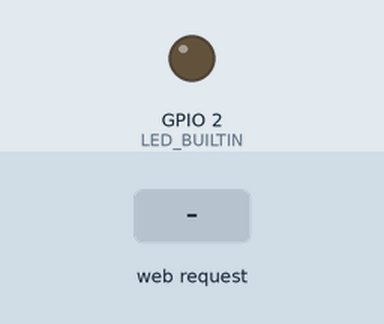
Simulated run of this sketch. Board: ESP8266 (NodeMCU). Shown: output pins drawn as LEDs (lit = HIGH, except the on-board LED, lit = LOW). Dashed ring = blinking. The inputs (shaded band) are chosen by the test bench. What the sketch prints to the serial monitor is not drawn.

Above: at 1.3 s.
1.4 s: HTTP request GET /fast received
At 4.3 s:
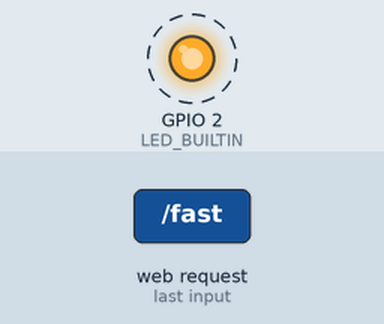
4.4 s: HTTP request GET /on received
At 4.9 s:
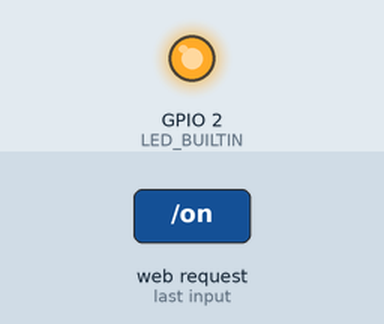
5.9 s: HTTP request GET /off received
At 6.9 s:
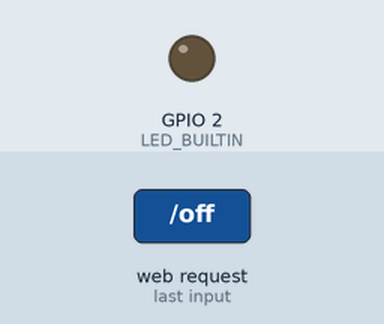
Timing chart, 0 to 8.9 s (numbered marks = the images above; inputs shaded):
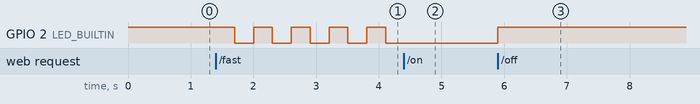

The sketch:

esp8266-wifi-blink.ino
```cpp
#include <ESP8266WiFi.h>
#include <ESP8266WebServer.h>

#define WIFI_SSID "Leo_Smart_IoT"
#define WIFI_PASSWORD "12345678"

bool ledOn = false;
bool blinkOn = false;
uint32_t blinkInterval;
uint32_t blinkTimer;

ESP8266WebServer server(80);

void setup() {
  pinMode(LED_BUILTIN, OUTPUT);
  digitalWrite(LED_BUILTIN, HIGH);

  WiFi.softAP(WIFI_SSID, WIFI_PASSWORD);
  server.on("/", onConnect);
  server.on("/on", turnOn);
  server.on("/off", turnOff);
  server.on("/slow", blinkSlow);
  server.on("/fast", blinkFast);
  server.begin();
  delay(100);

  Serial.begin(115200);
  Serial.println("");
  Serial.println("===================");
  Serial.println("HTTP Server started");
  Serial.print("Please visit: http://");
  Serial.print(WiFi.softAPIP());
  Serial.println("/");
}

void onConnect() {
  String content = "<!DOCTYPE HTML>";
  content += "<html>";
  content += "<head>";
  content += "<meta charset=\"utf-8\">";
  content += "<meta name=\"viewport\" content=\"width=device-width, initial-scale=1.0\">";
  content += "<title>WiFi LED Control</title>";
  content += "<style>";
  content += "body { font-family: sans-serif; text-align: center; padding-top: 50px; }";
  content += "button { font-size: 28px; display: block; margin: 30px auto 0; width: 80%; }";
  content += "</style>";
  content += "</head>";
  content += "<body>";
  content += "<h1>WiFi LED Control</h1>";
  content += "<button id=\"on\">Turn On</button>";
  content += "<button id=\"off\">Turn Off</button>";
  content += "<button id=\"slow\">Blink Slow</button>";
  content += "<button id=\"fast\">Blink Fast</button>";
  content += "<br><br><br><code></code>";
  content += "<script>";
  content += "const sendCmd = e => { const xhr = new XMLHttpRequest; xhr.open('get', `/${e.target.id}`); xhr.send(null); e.preventDefault() }";
  content += ";[...document.querySelectorAll('button')].forEach(el => el.addEventListener('click', sendCmd, false))";
  content += ";document.querySelector('code').textContent = (new Date).toISOString()";
  content += "</script>";
  content += "</body>";
  content += "</html>";

  server.send(200, "text/html", content);
}

void turnOn() {
  ledOn = true;
  blinkOn = false;
}

void turnOff() {
  ledOn = false;
  blinkOn = false;
}

void blinkSlow() {
  blinkLed(1000);
}

void blinkFast() {
  blinkLed(300);
}

void blinkLed(uint32_t interval) {
  blinkOn = true;
  blinkInterval = interval;
  blinkTimer = millis();
}

void loop() {
  server.handleClient();
  if (blinkOn) {
    uint32_t currentTime = millis();
    if (currentTime - blinkTimer > blinkInterval) {
      ledOn = !ledOn;
      blinkTimer = currentTime;
    }
  }
  digitalWrite(LED_BUILTIN, ledOn ? LOW : HIGH);
}
```

Measured:
- after the input at 1.4 s, GPIO 2 (LED_BUILTIN): alternates HIGH for 0.30 s and LOW for 0.30 s, starting after 0.30 s
- after the input at 4.4 s, GPIO 2 (LED_BUILTIN): stops changing and stays LOW
- after the input at 5.9 s, GPIO 2 (LED_BUILTIN): LOW → HIGH at once
